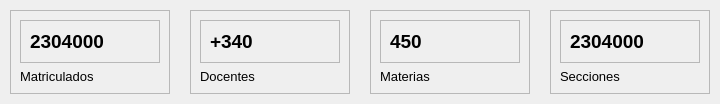
                     <widget class="QWidget" name="cartasContenedor" native="true">
                      <layout class="QHBoxLayout" name="horizontalLayout_17">
                       <property name="spacing">
                        <number>20</number>
                       </property>
                       <property name="leftMargin">
                        <number>10</number>
                       </property>
                       <property name="topMargin">
                        <number>10</number>
                       </property>
                       <property name="rightMargin">
                        <number>10</number>
                       </property>
                       <property name="bottomMargin">
                        <number>10</number>
                       </property>
                       <item>
                        <widget class="QFrame" name="carta1">
                         <property name="minimumSize">
                          <size>
                           <width>160</width>
                           <height>0</height>
                          </size>
                         </property>
                         <property name="frameShape">
                          <enum>QFrame::StyledPanel</enum>
                         </property>
                         <property name="frameShadow">
                          <enum>QFrame::Raised</enum>
                         </property>
                         <layout class="QVBoxLayout" name="verticalLayout_29">
                          <item>
                           <widget class="QFrame" name="frame_19">
                            <property name="frameShape">
                             <enum>QFrame::StyledPanel</enum>
                            </property>
                            <property name="frameShadow">
                             <enum>QFrame::Raised</enum>
                            </property>
                            <layout class="QHBoxLayout" name="horizontalLayout_19">
                             <item>
                              <widget class="QLabel" name="label_35">
                               <property name="font">
                                <font>
                                 <pointsize>14</pointsize>
                                 <weight>75</weight>
                                 <bold>true</bold>
                                </font>
                               </property>
                               <property name="text">
                                <string>2304000</string>
                               </property>
                              </widget>
                             </item>
                             <item>
                              <widget class="QLabel" name="label_36">
                               <property name="maximumSize">
                                <size>
                                 <width>40</width>
                                 <height>40</height>
                                </size>
                               </property>
                               <property name="text">
                                <string />
                               </property>
                               <property name="pixmap">
                                <pixmap resource="../../../../Desktop/Proyecto Andres Bello/Aplicacion V2.1-AndresBello/Qss/icons/_icons.qrc">:/font_awesome_solid/icons/font_awesome/solid/user-graduate.png</pixmap>
                               </property>
                               <property name="scaledContents">
                                <bool>true</bool>
                               </property>
                              </widget>
                             </item>
                            </layout>
                           </widget>
                          </item>
                          <item alignment="Qt::AlignTop">
                           <widget class="QLabel" name="label_37">
                            <property name="font">
                             <font>
                              <pointsize>10</pointsize>
                             </font>
                            </property>
                            <property name="text">
                             <string>Matriculados</string>
                            </property>
                           </widget>
                          </item>
                         </layout>
                        </widget>
                       </item>
                       <item>
                        <widget class="QFrame" name="carta2">
                         <property name="minimumSize">
                          <size>
                           <width>160</width>
                           <height>0</height>
                          </size>
                         </property>
                         <property name="frameShape">
                          <enum>QFrame::StyledPanel</enum>
                         </property>
                         <property name="frameShadow">
                          <enum>QFrame::Raised</enum>
                         </property>
                         <layout class="QVBoxLayout" name="verticalLayout_33">
                          <item>
                           <widget class="QFrame" name="frame_22">
                            <property name="frameShape">
                             <enum>QFrame::StyledPanel</enum>
                            </property>
                            <property name="frameShadow">
                             <enum>QFrame::Raised</enum>
                            </property>
                            <layout class="QHBoxLayout" name="horizontalLayout_22">
                             <item>
                              <widget class="QLabel" name="label_44">
                               <property name="font">
                                <font>
                                 <pointsize>14</pointsize>
                                 <weight>75</weight>
                                 <bold>true</bold>
                                </font>
                               </property>
                               <property name="text">
                                <string>+340</string>
                               </property>
                              </widget>
                             </item>
                             <item>
                              <widget class="QLabel" name="label_45">
                               <property name="maximumSize">
                                <size>
                                 <width>40</width>
                                 <height>40</height>
                                </size>
                               </property>
                               <property name="text">
                                <string />
                               </property>
                               <property name="pixmap">
                                <pixmap resource="../../../../Desktop/Proyecto Andres Bello/Aplicacion V2.1-AndresBello/Qss/icons/_icons.qrc">:/font_awesome_solid/icons/font_awesome/solid/user-tie.png</pixmap>
                               </property>
                               <property name="scaledContents">
                                <bool>true</bool>
                               </property>
                              </widget>
                             </item>
                            </layout>
                           </widget>
                          </item>
                          <item alignment="Qt::AlignTop">
                           <widget class="QLabel" name="label_46">
                            <property name="font">
                             <font>
                              <pointsize>10</pointsize>
                             </font>
                            </property>
                            <property name="text">
                             <string>Docentes</string>
                            </property>
                           </widget>
                          </item>
                         </layout>
                        </widget>
                       </item>
                       <item>
                        <widget class="QFrame" name="carta3">
                         <property name="minimumSize">
                          <size>
                           <width>160</width>
                           <height>0</height>
                          </size>
                         </property>
                         <property name="frameShape">
                          <enum>QFrame::StyledPanel</enum>
                         </property>
                         <property name="frameShadow">
                          <enum>QFrame::Raised</enum>
                         </property>
                         <layout class="QVBoxLayout" name="verticalLayout_36">
                          <item>
                           <widget class="QFrame" name="frame_23">
                            <property name="frameShape">
                             <enum>QFrame::StyledPanel</enum>
                            </property>
                            <property name="frameShadow">
                             <enum>QFrame::Raised</enum>
                            </property>
                            <layout class="QHBoxLayout" name="horizontalLayout_23">
                             <item>
                              <widget class="QLabel" name="label_47">
                               <property name="font">
                                <font>
                                 <pointsize>14</pointsize>
                                 <weight>75</weight>
                                 <bold>true</bold>
                                </font>
                               </property>
                               <property name="text">
                                <string>450</string>
                               </property>
                              </widget>
                             </item>
                             <item>
                              <widget class="QLabel" name="label_48">
                               <property name="maximumSize">
                                <size>
                                 <width>40</width>
                                 <height>40</height>
                                </size>
                               </property>
                               <property name="text">
                                <string />
                               </property>
                               <property name="pixmap">
                                <pixmap resource="../../../../Desktop/Proyecto Andres Bello/Aplicacion V2.1-AndresBello/Qss/icons/_icons.qrc">:/font_awesome_solid/icons/font_awesome/solid/layer-group.png</pixmap>
                               </property>
                               <property name="scaledContents">
                                <bool>true</bool>
                               </property>
                              </widget>
                             </item>
                            </layout>
                           </widget>
                          </item>
                          <item alignment="Qt::AlignTop">
                           <widget class="QLabel" name="label_49">
                            <property name="font">
                             <font>
                              <pointsize>10</pointsize>
                             </font>
                            </property>
                            <property name="text">
                             <string>Materias</string>
                            </property>
                           </widget>
                          </item>
                         </layout>
                        </widget>
                       </item>
                       <item>
                        <widget class="QFrame" name="carta4">
                         <property name="minimumSize">
                          <size>
                           <width>160</width>
                           <height>0</height>
                          </size>
                         </property>
                         <property name="frameShape">
                          <enum>QFrame::StyledPanel</enum>
                         </property>
                         <property name="frameShadow">
                          <enum>QFrame::Raised</enum>
                         </property>
                         <layout class="QVBoxLayout" name="verticalLayout_37">
                          <item>
                           <widget class="QFrame" name="frame_24">
                            <property name="frameShape">
                             <enum>QFrame::StyledPanel</enum>
                            </property>
                            <property name="frameShadow">
                             <enum>QFrame::Raised</enum>
                            </property>
                            <layout class="QHBoxLayout" name="horizontalLayout_24">
                             <item>
                              <widget class="QLabel" name="label_50">
                               <property name="font">
                                <font>
                                 <pointsize>14</pointsize>
                                 <weight>75</weight>
                                 <bold>true</bold>
                                </font>
                               </property>
                               <property name="text">
                                <string>2304000</string>
                               </property>
                              </widget>
                             </item>
                             <item>
                              <widget class="QLabel" name="label_51">
                               <property name="maximumSize">
                                <size>
                                 <width>40</width>
                                 <height>40</height>
                                </size>
                               </property>
                               <property name="text">
                                <string />
                               </property>
                               <property name="pixmap">
                                <pixmap resource="../../../../Desktop/Proyecto Andres Bello/Aplicacion V2.1-AndresBello/Qss/icons/_icons.qrc">:/font_awesome_solid/icons/font_awesome/solid/cubes.png</pixmap>
                               </property>
                               <property name="scaledContents">
                                <bool>true</bool>
                               </property>
                              </widget>
                             </item>
                            </layout>
                           </widget>
                          </item>
                          <item alignment="Qt::AlignTop">
                           <widget class="QLabel" name="label_52">
                            <property name="font">
                             <font>
                              <pointsize>10</pointsize>
                             </font>
                            </property>
                            <property name="text">
                             <string>Secciones</string>
                            </property>
                           </widget>
                          </item>
                         </layout>
                        </widget>
                       </item>
                      </layout>
                     </widget>
